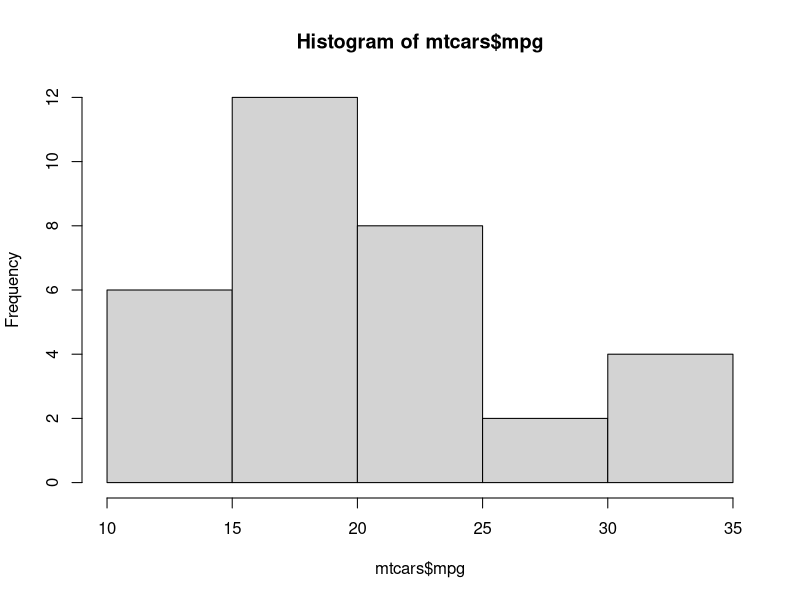
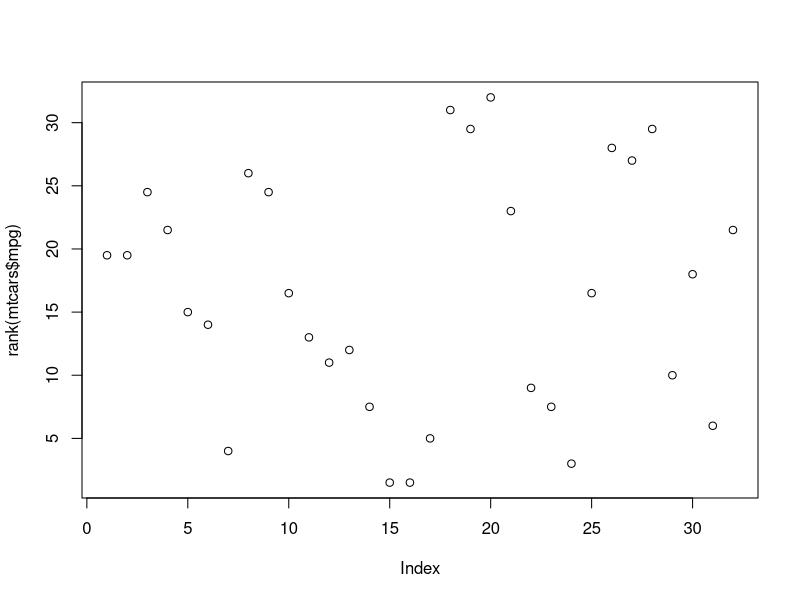

The R script that drew these images, in order:
## ---- chunk 1
#| label: fig-mpg
#| fig-cap: "Distribution of mpg"
hist(mtcars$mpg)
## ---- chunk 2
#| label: fig-rank
#| fig-cap: "Ranks of mpg values"
plot(rank(mtcars$mpg))
